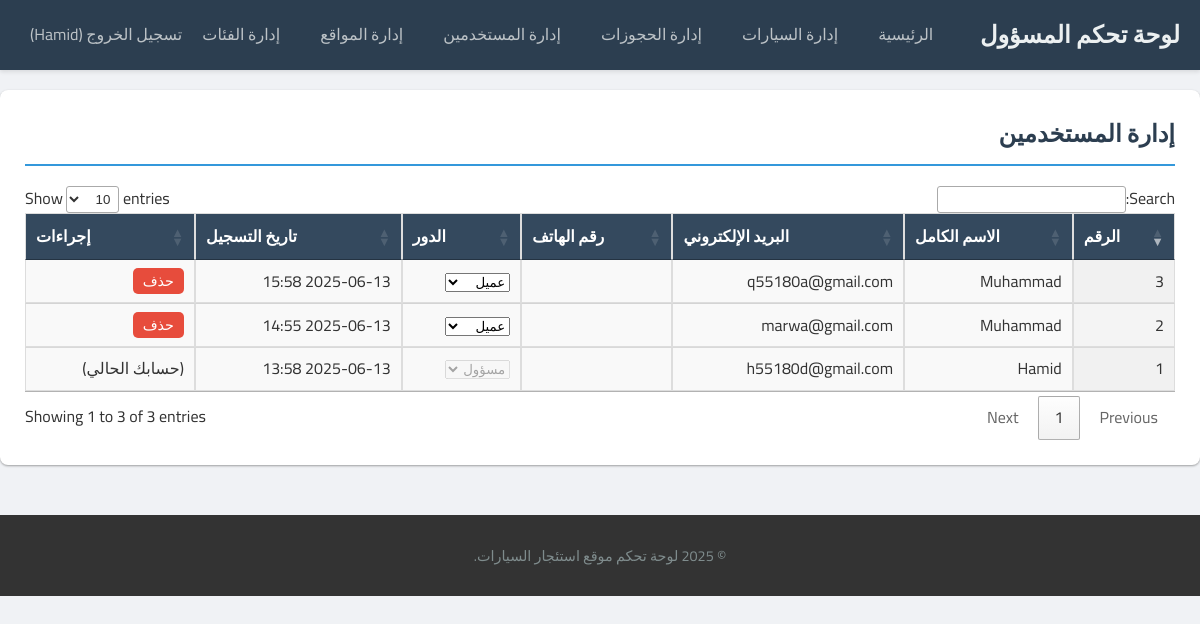
/admin/manage_users.php (signed in), run on the app's committed database.
### tables this page shows
CREATE TABLE `users` (
  `id` int(11) NOT NULL,
  `full_name` varchar(100) NOT NULL,
  `email` varchar(100) NOT NULL,
  `password` varchar(255) NOT NULL,
  `phone_number` varchar(20) DEFAULT NULL,
  `address` text DEFAULT NULL,
  `role` enum('customer','admin') DEFAULT 'customer',
  `created_at` timestamp NOT NULL DEFAULT current_timestamp()
);

### admin/manage_users.php (the view, shortened to what this page needs)
<?php
require_once __DIR__ . '/includes/admin_header.php';
$users_query = "SELECT id, full_name, email, phone_number, role, created_at FROM users ORDER BY created_at DESC";
$users_result = $conn->query($users_query);
?>
<h2>إدارة المستخدمين</h2>
<table id="usersTable" class="admin-table display">
    <thead>
        <tr>
            <th>الرقم</th>
            <th>الاسم الكامل</th>
            <th>البريد الإلكتروني</th>
            <th>رقم الهاتف</th>
            <th>الدور</th>
            <th>تاريخ التسجيل</th>
            <th>إجراءات</th>
        </tr>
    </thead>
    <tbody>
        <?php if ($users_result && $users_result->num_rows > 0): ?>
            <?php while($user = $users_result->fetch_assoc()): ?>
            <tr>
                <td><?php echo $user['id']; ?></td>
                <td><?php echo htmlspecialchars($user['full_name']); ?></td>
                <td><?php echo htmlspecialchars($user['email']); ?></td>
                <td><?php echo htmlspecialchars($user['phone_number'] ?? '-'); ?></td>
                <td>
                    <form action="manage_users.php" method="POST" style="display:inline;">
                        <select name="new_role" <?php if ($user['id'] == $_SESSION['user_id']) echo 'disabled';   ?> onchange="if(confirm('هل أنت متأكد من تغيير دور هذا المستخدم؟')) this.form.submit();">
                            <option value="customer" <?php if($user['role'] == 'customer') echo 'selected'; ?>>عميل</option>
                            <option value="admin" <?php if($user['role'] == 'admin') echo 'selected'; ?>>مسؤول</option>
                        </select>
                    </form>
                </td>
                <td><?php echo (new DateTime($user['created_at']))->format('Y-m-d H:i'); ?></td>
                <td>
                    <?php if ($user['id'] != $_SESSION['user_id']):  ?>
                    <form action="manage_users.php" method="POST" style="display:inline;" onsubmit="return confirm('هل أنت متأكد أنك تريد حذف هذا المستخدم؟ هذا الإجراء لا يمكن التراجع عنه.');">
                        <button type="submit" name="delete_user" class="btn btn-sm btn-danger">حذف</button>
                    </form>
                    <?php else: ?>
                        (حسابك الحالي)
                    <?php endif; ?>
                </td>
            </tr>
            <?php endwhile; ?>
        <?php else: ?>
            <tr><td colspan="7">لا يوجد مستخدمون لعرضهم.</td></tr>
        <?php endif; ?>
    </tbody>
</table>
<?php require_once __DIR__ . '/includes/admin_footer.php'; ?>

### assets/css/style.css (style rules this page uses)
:root { --primary-color: #007bff; --primary-color-dark: #0056b3; --primary-color-light: #5cacee; --secondary-color: #6c757d; --secondary-color-dark: #5a6268; --accent-color: #ff6000; --accent-color-dark: #e05500; --text-color: #333; --text-color-muted: #666; --light-text-color: #f8f9fa; --link-color: var(--primary-color); --link-hover-color: var(--primary-color-dark); --body-bg-color: #f4f4f4; --light-bg-color: #f8f9fa; --dark-bg-color: #2c3e50; --navbar-bg-color: #ffffff; --navbar-text-color: var(--text-color); --navbar-link-hover-color: var(--primary-color); --navbar-border-color: #e9ecef; --border-color: #dee2e6; --border-color-light: #f0f0f0; --success-color: #28a745; --success-bg-color: #d4edda; --success-border-color: #c3e6cb; --success-text-color: #155724; --danger-color: #dc3545; --danger-bg-color: #f8d7da; --danger-border-color: #f5c6cb; --danger-text-color: #721c24; --warning-color: #ffc107; --warning-bg-color: #fff3cd; --warning-border-color: #ffeeba; --warning-text-color: #856404; --info-color: #17a2b8; --info-bg-color: #d1ecf1; --info-border-color: #bee5eb; --info-text-color: #0c5460; --card-shadow: 0 4px 15px rgba(0, 0, 0, 0.07); --card-hover-shadow: 0 8px 25px rgba(0, 0, 0, 0.1); --navbar-shadow: 0 2px 5px rgba(0,0,0,0.07); --font-family-base: 'Tahoma', 'Helvetica Neue', Arial, sans-serif; --font-family-headings: 'Helvetica Neue', 'Segoe UI', Tahoma, Arial, sans-serif; --font-size-base: 16px; --line-height-base: 1.6; --border-radius-sm: 0.2rem; --border-radius-base: 0.375rem; --border-radius-lg: 0.5rem; }
body { font-family: cairo; font-size: 16px; font-weight: 400; line-height: 1.6; color: #333; direction: rtl; margin: 0; padding: 0; background-color: #f4f4f4; color: #333; direction: rtl; line-height: 1.6; }
.btn { display: inline-block; background: #ff6000; color: #fff; padding: 10px 20px; text-decoration: none; border: none; border-radius: 5px; cursor: pointer; font-size: 1rem; transition: background-color 0.3s ease; }

### assets/css/admin_style.css (style rules this page uses)
body.admin-body { background-color: #f0f2f5; font-family: 'Cairo', sans-serif; color: #333; }
.admin-main h1, .admin-main h2 { color: #2c3e50; margin-top: 0; margin-bottom: 20px; border-bottom: 2px solid #3498db; padding-bottom: 10px; }
.admin-table { width: 100%; border-collapse: collapse; margin-bottom: 20px; }
.admin-table th, .admin-table td { border: 1px solid #ddd; padding: 10px; text-align: right; }
.admin-table th { background-color: #34495e; color: #fff; font-weight: bold; }
.admin-table tbody tr:nth-child(even) { background-color: #f9f9f9; }
.btn-danger { background-color: #e74c3c; }
.btn-sm { padding: 5px 10px; font-size: 0.9em; }

### data on the page
users: id "3", full_name "Muhammad", email "q55180a@gmail.com", new_role "عميل", created_at "2025-06-13 15:58"
users: id "2", full_name "Muhammad", email "marwa@gmail.com", new_role "عميل", created_at "2025-06-13 14:55"
users: id "1", full_name "Hamid", email "h55180d@gmail.com", new_role "مسؤول", created_at "2025-06-13 13:58", shows "(حسابك الحالي)"

### other printed values
$_SESSION['user_name'] "Hamid"
